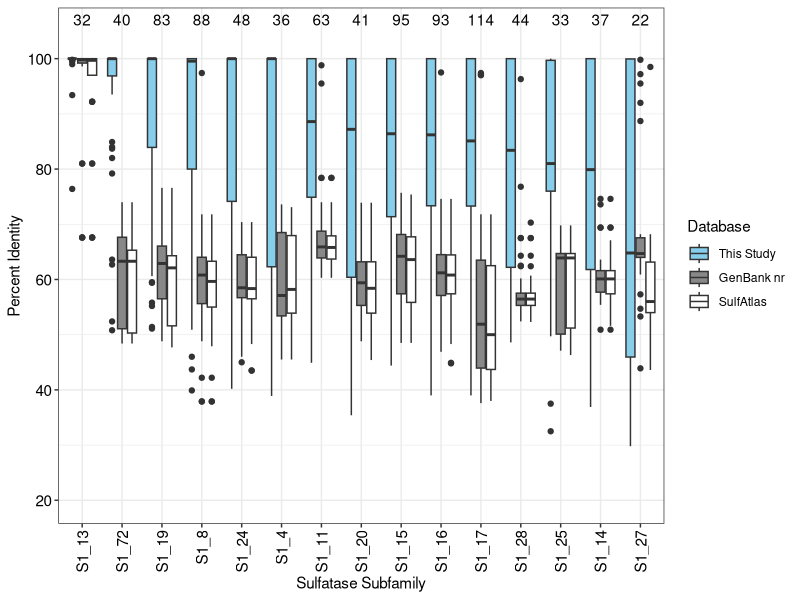
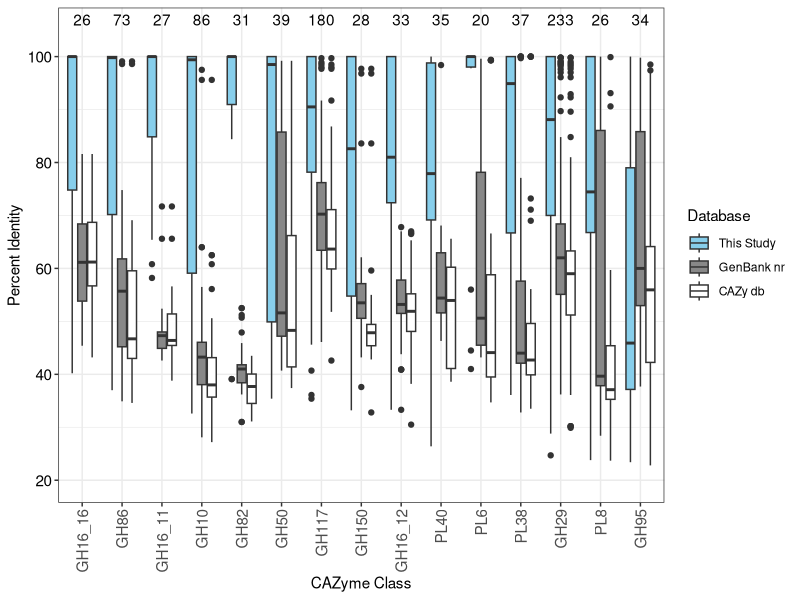

Recreate these plots in R, in order.
# Section: load packages
{
  list.of.packages = c('RColorBrewer', 'ggplot2', 'ggbeeswarm', 'cowplot', 'stringr',
                       'dplyr', 'tidyr', 'tidyverse')
  
  # Install packages if missing
  new.packages <- list.of.packages[!(list.of.packages %in% installed.packages()[,"Package"])]
  if(length(new.packages)) install.packages(new.packages)
  
  # Load packages
  sapply(list.of.packages, library, character.only = TRUE)
}


# Create a dataframe of all CAZyme and SulfAtlas annotations
df = as.data.frame(read.csv("data/cazy_sulf_nr.tsv", sep = "\t"))
df$annot = as.factor(df$annot)
df$nr_id = as.numeric(df$nr_id)
df$self_id = as.numeric(df$self_id)
df$sulf_id = as.numeric(df$sulf_id)
df$dbCAN_id = as.numeric(df$dbCAN_id)

# Get only the sulfatase annotations
df_sulf = df[str_detect(df$annot, "S1_"), ]

# tabulate the id variable
tab <- table(df_sulf$annot)
# Get the names of the ids that we care about.
# In this case the ids that occur >= 20 times
idx <- names(tab)[tab >= 20]
idx = c("S1_13", "S1_72", "S1_19", "S1_8", "S1_24", "S1_4", "S1_11", "S1_20", "S1_15", "S1_16", "S1_17", "S1_28", "S1_25", "S1_14", "S1_27")

# Only look at the data that we care about
df_sulf2 = df_sulf[df_sulf$annot %in% idx,]

df_sulf_pivot = df_sulf2 %>%
  pivot_longer(nr_id:sulf_id, names_to = "blast", values_to = "id")
df_sulf_pivot$blast =  factor(df_sulf_pivot$blast, levels = c("self_id", "nr_id", "sulf_id"))
df_sulf_pivot$annot = factor(df_sulf_pivot$annot,
                            idx)

# Get counts of how many genes in each section
sulf_summary = df_sulf_pivot %>% group_by(annot) %>% tally()
sulf_summary$n = sulf_summary$n / 3
sulf_summary$blast = "nr_id"


svg("figures/sulf_boxplot.svg",width = 8, height = 4)
p <- ggplot(df_sulf_pivot, aes(annot, id, fill=blast))
p + geom_boxplot() + theme_bw() + scale_fill_manual(values=c("skyblue", "#888888", "white"), labels = c("This Study", "GenBank nr", "SulfAtlas")) + guides(fill= guide_legend(title = "Database"))  +  xlab("Sulfatase Subfamily") + 
  ylab("Percent Identity") + theme(axis.text.x = element_text(size = 11, color = "black", angle = 90, vjust = 0.5, hjust=1), axis.text.y = element_text(size = 11, color = "black")) + ylim(20, 105) + 
  geom_text(data = sulf_summary,
            aes(annot, Inf, label = n), vjust = 1.5)
dev.off()

##### CAZymes
valid_cazy = c("GH16_16", "GH86", "GH16_11", "GH10", "GH82","GH50", "GH117", "GH150", "GH16_12", "PL40", "PL6", "PL38", "GH29", "PL8", "GH95")
cazy_colors = c("red","red","red","red","red","red","red","red","red","red","brown","brown","brown","brown","brown","brown","brown")
df_cazy = df[df$annot %in% valid_cazy,]
df_cazy_pivot = df_cazy %>%
  pivot_longer(c(nr_id, self_id, dbCAN_id), names_to = "blast", values_to = "id")
df_cazy_pivot$blast =  factor(df_cazy_pivot$blast, levels = c("self_id", "nr_id", "dbCAN_id"))
df_cazy_pivot$annot <- factor(df_cazy_pivot$annot,     # Reorder factor levels
                             valid_cazy)

cazy_summary = df_cazy_pivot %>% group_by(annot) %>% tally()
cazy_summary$n = cazy_summary$n / 3
cazy_summary$blast = "nr_id"


svg("figures/cazy_boxplot.svg", width = 8, height = 4)
p <- ggplot(df_cazy_pivot, aes(annot, id, fill=blast))
p + geom_boxplot() + theme_bw() + scale_fill_manual(values=c("skyblue", "#888888", "white"), labels = c("This Study", "GenBank nr", "CAZy db")) + guides(fill= guide_legend(title = "Database"))  +  xlab("CAZyme Class") + 
  ylab("Percent Identity")+ theme(axis.text.x = element_text(size = 11, angle = 90, vjust = 0.5, hjust=1), axis.text.y = element_text(size = 11, color = "black")) + ylim(20, 105) +
  geom_text(data = cazy_summary,
            aes(annot, Inf, label = n), vjust = 1.5)
dev.off()


